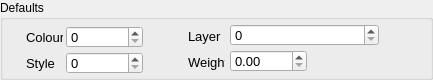
  <widget class="QGroupBox" name="groupBox_3">
   <property name="geometry">
    <rect>
     <x>14</x>
     <y>16</y>
     <width>433</width>
     <height>80</height>
    </rect>
   </property>
   <property name="title">
    <string>Defaults</string>
   </property>
   <widget class="QPushButton" name="_1002">
    <property name="enabled">
     <bool>true</bool>
    </property>
    <property name="geometry">
     <rect>
      <x>146</x>
      <y>51</y>
      <width>24</width>
      <height>24</height>
     </rect>
    </property>
    <property name="toolTip">
     <string>Select Style</string>
    </property>
    <property name="statusTip">
     <string/>
    </property>
    <property name="text">
     <string/>
    </property>
    <property name="icon">
     <iconset resource="../RealCAD.qrc">
      <normaloff>:/images/PROPERTIES-styles.svg</normaloff>:/images/PROPERTIES-styles.svg</iconset>
    </property>
    <property name="iconSize">
     <size>
      <width>20</width>
      <height>20</height>
     </size>
    </property>
    <property name="autoDefault">
     <bool>false</bool>
    </property>
    <property name="flat">
     <bool>true</bool>
    </property>
   </widget>
   <widget class="QLabel" name="label_103">
    <property name="geometry">
     <rect>
      <x>188</x>
      <y>52</y>
      <width>37</width>
      <height>20</height>
     </rect>
    </property>
    <property name="font">
     <font>
      <pointsize>10</pointsize>
     </font>
    </property>
    <property name="text">
     <string>Weight</string>
    </property>
   </widget>
   <widget class="QPushButton" name="_1001">
    <property name="enabled">
     <bool>true</bool>
    </property>
    <property name="geometry">
     <rect>
      <x>382</x>
      <y>24</y>
      <width>24</width>
      <height>24</height>
     </rect>
    </property>
    <property name="toolTip">
     <string>Select Layer</string>
    </property>
    <property name="statusTip">
     <string/>
    </property>
    <property name="text">
     <string/>
    </property>
    <property name="icon">
     <iconset resource="../RealCAD.qrc">
      <normaloff>:/images/PROPERTIES-layers.svg</normaloff>:/images/PROPERTIES-layers.svg</iconset>
    </property>
    <property name="iconSize">
     <size>
      <width>20</width>
      <height>20</height>
     </size>
    </property>
    <property name="flat">
     <bool>true</bool>
    </property>
   </widget>
   <widget class="QSpinBox" name="_102">
    <property name="enabled">
     <bool>true</bool>
    </property>
    <property name="geometry">
     <rect>
      <x>66</x>
      <y>52</y>
      <width>77</width>
      <height>22</height>
     </rect>
    </property>
    <property name="font">
     <font>
      <family>Lucida Grande</family>
      <pointsize>10</pointsize>
     </font>
    </property>
    <property name="keyboardTracking">
     <bool>false</bool>
    </property>
    <property name="maximum">
     <number>255</number>
    </property>
   </widget>
   <widget class="QLabel" name="label_100">
    <property name="geometry">
     <rect>
      <x>26</x>
      <y>27</y>
      <width>37</width>
      <height>20</height>
     </rect>
    </property>
    <property name="font">
     <font>
      <pointsize>10</pointsize>
     </font>
    </property>
    <property name="text">
     <string>Colour</string>
    </property>
   </widget>
   <widget class="QLabel" name="label_102">
    <property name="geometry">
     <rect>
      <x>26</x>
      <y>53</y>
      <width>37</width>
      <height>20</height>
     </rect>
    </property>
    <property name="font">
     <font>
      <pointsize>10</pointsize>
     </font>
    </property>
    <property name="text">
     <string>Style</string>
    </property>
   </widget>
   <widget class="QPushButton" name="_1000">
    <property name="enabled">
     <bool>true</bool>
    </property>
    <property name="geometry">
     <rect>
      <x>146</x>
      <y>25</y>
      <width>24</width>
      <height>24</height>
     </rect>
    </property>
    <property name="toolTip">
     <string>Select Colour</string>
    </property>
    <property name="text">
     <string/>
    </property>
    <property name="icon">
     <iconset resource="../RealCAD.qrc">
      <normaloff>:/images/PROPERTIES-colours.svg</normaloff>:/images/PROPERTIES-colours.svg</iconset>
    </property>
    <property name="iconSize">
     <size>
      <width>20</width>
      <height>20</height>
     </size>
    </property>
    <property name="autoDefault">
     <bool>false</bool>
    </property>
    <property name="flat">
     <bool>true</bool>
    </property>
   </widget>
   <widget class="QSpinBox" name="_100">
    <property name="enabled">
     <bool>true</bool>
    </property>
    <property name="geometry">
     <rect>
      <x>66</x>
      <y>26</y>
      <width>77</width>
      <height>22</height>
     </rect>
    </property>
    <property name="font">
     <font>
      <family>Lucida Grande</family>
      <pointsize>10</pointsize>
     </font>
    </property>
    <property name="specialValueText">
     <string/>
    </property>
    <property name="keyboardTracking">
     <bool>false</bool>
    </property>
    <property name="maximum">
     <number>255</number>
    </property>
   </widget>
   <widget class="WeightSpinBox" name="_103">
    <property name="enabled">
     <bool>true</bool>
    </property>
    <property name="geometry">
     <rect>
      <x>230</x>
      <y>50</y>
      <width>77</width>
      <height>22</height>
     </rect>
    </property>
    <property name="font">
     <font>
      <family>Lucida Grande</family>
      <pointsize>10</pointsize>
     </font>
    </property>
    <property name="specialValueText">
     <string/>
    </property>
    <property name="keyboardTracking">
     <bool>false</bool>
    </property>
    <property name="minimum">
     <double>0.000000000000000</double>
    </property>
    <property name="maximum">
     <double>3.000000000000000</double>
    </property>
    <property name="singleStep">
     <double>0.100000000000000</double>
    </property>
   </widget>
   <widget class="LayerSpinBox" name="_101">
    <property name="enabled">
     <bool>true</bool>
    </property>
    <property name="geometry">
     <rect>
      <x>230</x>
      <y>24</y>
      <width>149</width>
      <height>22</height>
     </rect>
    </property>
    <property name="font">
     <font>
      <family>Lucida Grande</family>
      <pointsize>10</pointsize>
     </font>
    </property>
    <property name="keyboardTracking">
     <bool>false</bool>
    </property>
    <property name="suffix">
     <string/>
    </property>
    <property name="maximum">
     <number>2049</number>
    </property>
   </widget>
   <widget class="QPushButton" name="_1003">
    <property name="enabled">
     <bool>true</bool>
    </property>
    <property name="geometry">
     <rect>
      <x>310</x>
      <y>50</y>
      <width>24</width>
      <height>24</height>
     </rect>
    </property>
    <property name="toolTip">
     <string>Select Weight</string>
    </property>
    <property name="statusTip">
     <string/>
    </property>
    <property name="text">
     <string/>
    </property>
    <property name="icon">
     <iconset resource="../RealCAD.qrc">
      <normaloff>:/images/PROPERTIES-weights.svg</normaloff>:/images/PROPERTIES-weights.svg</iconset>
    </property>
    <property name="iconSize">
     <size>
      <width>20</width>
      <height>20</height>
     </size>
    </property>
    <property name="flat">
     <bool>true</bool>
    </property>
   </widget>
   <widget class="QLabel" name="label_101">
    <property name="geometry">
     <rect>
      <x>188</x>
      <y>26</y>
      <width>33</width>
      <height>20</height>
     </rect>
    </property>
    <property name="font">
     <font>
      <pointsize>10</pointsize>
     </font>
    </property>
    <property name="text">
     <string>Layer</string>
    </property>
   </widget>
  </widget>
